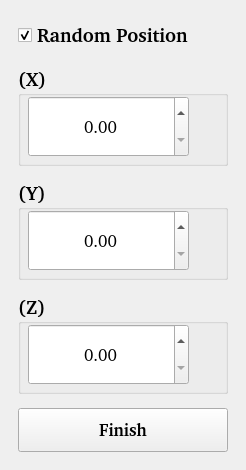
     <widget class="QWidget" name="tab">
      <attribute name="title">
       <string>Position</string>
      </attribute>
      <layout class="QGridLayout" name="gridLayout_4">
       <property name="verticalSpacing">
        <number>14</number>
       </property>
       <property name="horizontalSpacing">
        <number>16</number>
       </property>
       <property name="bottomMargin">
        <number>18</number>
       </property>
       <property name="rightMargin">
        <number>18</number>
       </property>
       <property name="topMargin">
        <number>18</number>
       </property>
       <property name="leftMargin">
        <number>18</number>
       </property>
       <item row="0" column="0">
        <widget class="QCheckBox" name="checkBox_4">
         <property name="minimumSize">
          <size>
           <width>160</width>
           <height>34</height>
          </size>
         </property>
         <property name="font">
          <font>
           <family>Nimbus Sans [UKWN]</family>
           <pointsize>14</pointsize>
           <italic>false</italic>
           <bold>true</bold>
          </font>
         </property>
         <property name="text">
          <string>Random Position</string>
         </property>
         <property name="checked">
          <bool>true</bool>
         </property>
        </widget>
       </item>
       <item row="1" column="0">
        <widget class="QGroupBox" name="groupBox">
         <property name="minimumSize">
          <size>
           <width>210</width>
           <height>100</height>
          </size>
         </property>
         <property name="font">
          <font>
           <family>Nimbus Sans [UKWN]</family>
           <pointsize>14</pointsize>
           <italic>false</italic>
           <bold>true</bold>
          </font>
         </property>
         <property name="title">
          <string>(X)</string>
         </property>
         <widget class="QDoubleSpinBox" name="doubleSpinBox">
          <property name="alignment">
           <set>Qt::AlignmentFlag::AlignVCenter|Qt::AlignmentFlag::AlignHCenter</set>
          </property>
          <property name="font">
           <font>
            <pointsize>13</pointsize>
            <bold>false</bold>
           </font>
          </property>
          <property name="minimumSize">
           <size>
            <width>150</width>
            <height>42</height>
           </size>
          </property>
          <property name="geometry">
           <rect>
            <x>10</x>
            <y>30</y>
            <width>161</width>
            <height>61</height>
           </rect>
          </property>
         </widget>
        </widget>
       </item>
       <item row="2" column="0">
        <widget class="QGroupBox" name="groupBox_2">
         <property name="minimumSize">
          <size>
           <width>210</width>
           <height>100</height>
          </size>
         </property>
         <property name="font">
          <font>
           <family>Nimbus Sans [UKWN]</family>
           <pointsize>14</pointsize>
           <italic>false</italic>
           <bold>true</bold>
          </font>
         </property>
         <property name="title">
          <string>(Y)</string>
         </property>
         <widget class="QDoubleSpinBox" name="doubleSpinBox_2">
          <property name="alignment">
           <set>Qt::AlignmentFlag::AlignVCenter|Qt::AlignmentFlag::AlignHCenter</set>
          </property>
          <property name="font">
           <font>
            <pointsize>13</pointsize>
            <bold>false</bold>
           </font>
          </property>
          <property name="minimumSize">
           <size>
            <width>150</width>
            <height>42</height>
           </size>
          </property>
          <property name="geometry">
           <rect>
            <x>10</x>
            <y>30</y>
            <width>161</width>
            <height>61</height>
           </rect>
          </property>
         </widget>
        </widget>
       </item>
       <item row="3" column="0">
        <widget class="QGroupBox" name="groupBox_3">
         <property name="minimumSize">
          <size>
           <width>210</width>
           <height>100</height>
          </size>
         </property>
         <property name="font">
          <font>
           <family>Nimbus Sans [UKWN]</family>
           <pointsize>14</pointsize>
           <italic>false</italic>
           <bold>true</bold>
          </font>
         </property>
         <property name="title">
          <string>(Z)</string>
         </property>
         <widget class="QDoubleSpinBox" name="doubleSpinBox_3">
          <property name="alignment">
           <set>Qt::AlignmentFlag::AlignVCenter|Qt::AlignmentFlag::AlignHCenter</set>
          </property>
          <property name="font">
           <font>
            <pointsize>13</pointsize>
            <bold>false</bold>
           </font>
          </property>
          <property name="minimumSize">
           <size>
            <width>150</width>
            <height>42</height>
           </size>
          </property>
          <property name="geometry">
           <rect>
            <x>10</x>
            <y>30</y>
            <width>161</width>
            <height>61</height>
           </rect>
          </property>
         </widget>
        </widget>
       </item>
       <item row="4" column="0">
        <widget class="QPushButton" name="pushButton">
         <property name="minimumSize">
          <size>
           <width>120</width>
           <height>44</height>
          </size>
         </property>
         <property name="font">
          <font>
           <family>Nimbus Sans [UKWN]</family>
           <pointsize>13</pointsize>
           <italic>false</italic>
           <bold>true</bold>
          </font>
         </property>
         <property name="text">
          <string>Finish</string>
         </property>
        </widget>
       </item>
      </layout>
     </widget>
